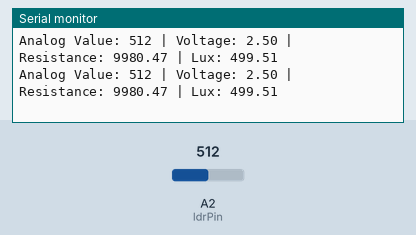
Simulated run of this sketch. Board: Arduino Uno, built with avr-gcc and run on an emulated ATmega328P. Shown: the last lines printed to the serial monitor. The test bench sets the inputs (shaded band); at power-on: A2 (ldrPin) = 512.

Above: at 5.9 s.
6.0 s: A2 (ldrPin) set to 498
At 6.9 s:
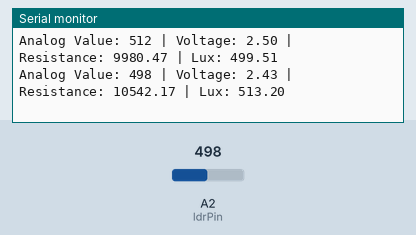
10.1 s: A2 (ldrPin) set to 529
At 10.9 s:
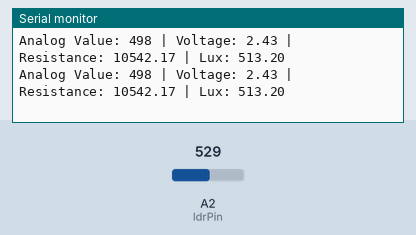
Timing chart, 0 to 12.6 s (numbered marks = the images above; inputs shaded):
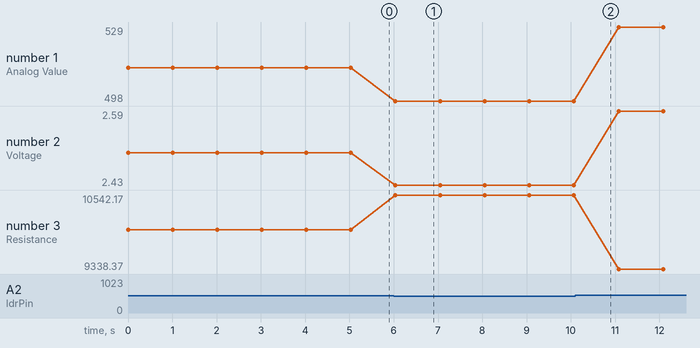

Measured:
- after the input at 6.0 s, the serial monitor: prints a new line at once (image 1)
- plotted number 1: 512 → 498 after the input at 6.0 s, 498 → 529 after the input at 10.1 s
- plotted number 2: 2.5 → 2.43 after the input at 6.0 s, 2.43 → 2.59 after the input at 10.1 s
- plotted number 3: 9980.47 → 10542.17 after the input at 6.0 s, 10542.17 → 9338.37 after the input at 10.1 s

The sketch:

LDR_Sensor.ino
```cpp
int ldrPin = A2;      // LDR connected to analog pin A2
int sensorValue = 0;   // Variable to store the analog value
float voltage = 0.0;   // Voltage across the LDR
float resistance = 0.0; // Resistance of the LDR
float lux = 0.0;       // Calculated lux value

// Fixed resistor value in the voltage divider (in ohms)
const float R_fixed = 10000.0;  // 10k ohms, typical for LDR voltage divider

// Calibration constant (adjust based on your LDR)
const float calibrationFactor = 1000.0;

void setup() {
  Serial.begin(9600);  // Start serial communication
}

void loop() {
  // Read the analog value from LDR
  sensorValue = analogRead(ldrPin);

  // Convert the analog value (0-1023) to voltage (0-5V)
  voltage = sensorValue * (5.0 / 1023.0);

  // Calculate the LDR resistance using the voltage divider formula
  // Vout = Vin * (R_LDR / (R_LDR + R_fixed)) ==> Solve for R_LDR
  resistance = R_fixed * ((5.0 / voltage) - 1);

  // Invert the analog value to calculate lux:
  // 0 analog value means bright light, 1023 means dark.
  lux = (1023 - sensorValue) * calibrationFactor / 1023.0;

  // Print the results to the Serial Monitor
  Serial.print("Analog Value: ");
  Serial.print(sensorValue);
  Serial.print(" | Voltage: ");
  Serial.print(voltage);
  Serial.print(" | Resistance: ");
  Serial.print(resistance);
  Serial.print(" | Lux: ");
  Serial.println(lux);

  delay(1000);  // Delay for 1 second before reading again
}
```
